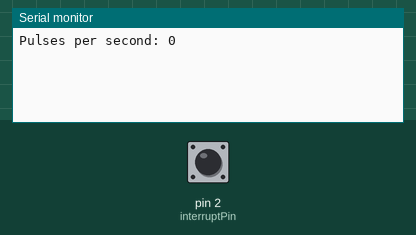
This sketch was run on a simulated Arduino Uno, built with avr-gcc and run on an emulated ATmega328P. Parts: the last lines printed to the serial monitor. The test bench sets the inputs (shaded band); at power-on: pin 2 (interruptPin) HIGH.

Above: at 1.2 s.
1.3 s: pin 2 (interruptPin) pulled LOW for 0.15 s
At 2.7 s:
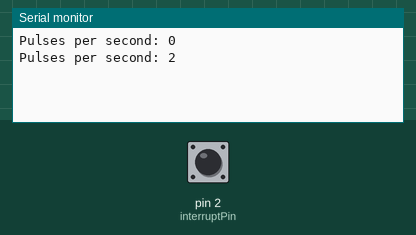
2.9 s: pin 2 (interruptPin) pulled LOW for 1 s
At 3.5 s:
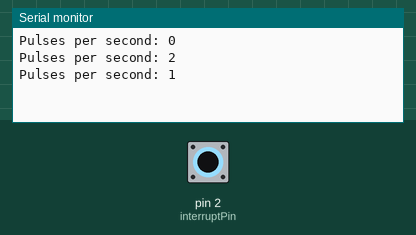
Timing chart, 0 to 5.9 s (numbered marks = the images above; inputs shaded):
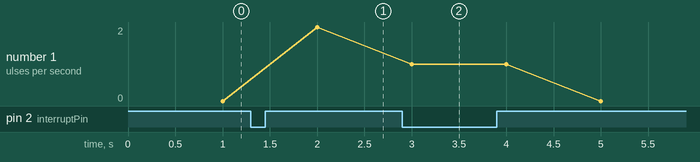

The sketch:

ReadingCountingPulses.ino
```cpp
uint8_t interruptPin = 2;
volatile long pulse;

long startTime = 0;

long startPulse = 0;
long puls = 0;
long endPulse = 0;

void setup()
{
  pulse=0;

  Serial.begin(9600);

 pinMode(interruptPin, INPUT_PULLUP);
 attachInterrupt(digitalPinToInterrupt(interruptPin), count_pulse, CHANGE);  //digitalPinToInterrupt(interruptPin) or 0
}

void loop()
{
  pulse=0;
  interrupts();
  delay(1000);
  noInterrupts();

  Serial.print("Pulses per second: ");
  Serial.println(pulse);

  /*if (millis() - startTime >= 1000) {
    startTime = millis();
    Serial.print("Pulses per second: ");
    Serial.println(pulse);
    pulse = 0;
  }
  else {
    //Serial.println(millis());
  }*/

  /*interrupts();
  pulse = 0;
  startPulse = micros();
  puls = pulse;
  endPulse = micros();
  noInterrupts();
  Serial.print(puls);
  Serial.print(" per ");
  Serial.println(endPulse - startPulse);

  //So, in one second, you’ll get 1,000 values with millis(), and you’ll get 250,000 values with micros(), which corresponds to 1,000,000/4.
  // Found here: https://roboticsbackend.com/arduino-millis-vs-micros/
  long result = (puls * 250000L) / (endPulse - startPulse);
  Serial.println(result * 1L);*/
  //delay(1000);
}

void count_pulse()
{
  pulse++;
}
```

Measured:
- after the input at 1.3 s, the serial monitor: prints a new line after 0.70 s (image 1)
- after the input at 2.9 s, the serial monitor: prints a new line after 0.10 s (image 2)
- plotted number 1: 0 → 2 after the input at 1.3 s
